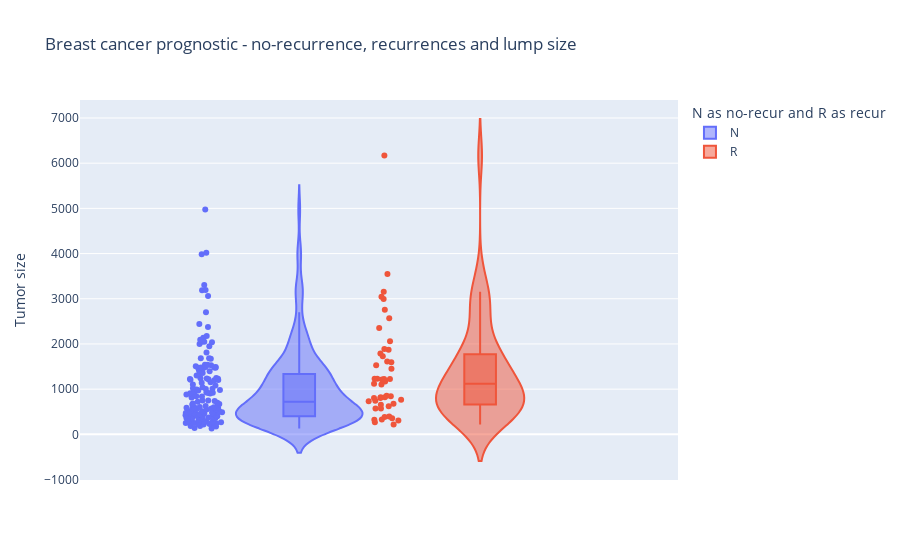

Notebook code for this chart:
### Code cell
fig4 = px.violin(df, 
                 y="volume", 
                 points='all', 
                 box=True, 
                 color='Outcome',
                 labels={'Outcome':'N as no-recur and R as recur', 'volume': 'Tumor size'}, 
                 title = 'Breast cancer prognostic - no-recurrence, recurrences and lump size', 
                 hover_name='Outcome')
fig4.show()

### Figure 1 — Plotly figure (JSON) as saved in the notebook; plotly's stock layout.template omitted (floating-point values rounded to 4 significant figures; data arrays with more than 128 entries replaced by an {"elided": "..."} marker saying what was removed)
{"data": [{"alignmentgroup": "True", "box": {"visible": true}, "hovertemplate": "<b>%{hovertext}</b><br><br>N as no-recur and R as recur=N<br>Tumor size=%{y}<extra></extra>", "hovertext": {"elided": "151 str values"}, "legendgroup": "N", "marker": {"color": "#636efa"}, "name": "N", "offsetgroup": "N", "orientation": "v", "points": "all", "scalegroup": "True", "showlegend": true, "type": "violin", "x0": " ", "xaxis": "x", "y": {"elided": "151 float values"}, "y0": " ", "yaxis": "y"}, {"alignmentgroup": "True", "box": {"visible": true}, "hovertemplate": "<b>%{hovertext}</b><br><br>N as no-recur and R as recur=R<br>Tumor size=%{y}<extra></extra>", "hovertext": ["R", "R", "R", "R", "R", "R", "R", "R", "R", "R", "R", "R", "R", "R", "R", "R", "R", "R", "R", "R", "R", "R", "R", "R", "R", "R", "R", "R", "R", "R", "R", "R", "R", "R", "R", "R", "R", "R", "R", "R", "R", "R", "R", "R", "R", "R", "R"], "legendgroup": "R", "marker": {"color": "#EF553B"}, "name": "R", "offsetgroup": "R", "orientation": "v", "points": "all", "scalegroup": "True", "showlegend": true, "type": "violin", "x0": " ", "xaxis": "x", "y": [1450.0, 321.0, 571.4, 393.3, 805.7, 1787.0, 1887.0, 1121.0, 355.3, 1529.0, 741.7, 386.0, 266.8, 843.7, 1594.0, 851.6, 1224.0, 1871.0, 1229.0, 1614.0, 3156.0, 327.7, 305.0, 1728.0, 822.8, 1232.0, 652.8, 2996.0, 2356.0, 574.6, 3046.0, 1167.0, 3550.0, 763.6, 2569.0, 2060.0, 806.1, 220.2, 623.5, 821.9, 1104.0, 1225.0, 1214.0, 6168.0, 732.2, 676.1, 2758.0], "y0": " ", "yaxis": "y"}], "layout": {"legend": {"title": {"text": "N as no-recur and R as recur"}, "tracegroupgap": 0}, "title": {"text": "Breast cancer prognostic - no-recurrence, recurrences and lump size"}, "violinmode": "group", "xaxis": {"anchor": "y", "domain": [0, 1]}, "yaxis": {"anchor": "x", "domain": [0, 1], "title": {"text": "Tumor size"}}}}
